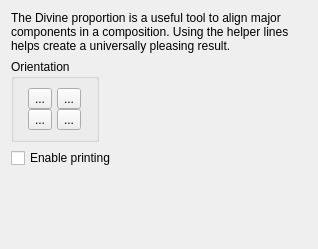
<ui version="4.0" >
 <class>Intro</class>
 <widget class="QWidget" name="Intro" >
  <property name="geometry" >
   <rect>
    <x>0</x>
    <y>0</y>
    <width>318</width>
    <height>249</height>
   </rect>
  </property>
  <property name="windowTitle" >
   <string>Intro</string>
  </property>
  <layout class="QGridLayout" >
   <item row="0" column="0" colspan="2" >
    <widget class="QLabel" name="label" >
     <property name="text" >
      <string>The Divine proportion is a useful tool to align major components in a composition. Using the helper lines helps create a universally pleasing result.</string>
     </property>
     <property name="wordWrap" >
      <bool>true</bool>
     </property>
    </widget>
   </item>
   <item row="1" column="0" >
    <widget class="QGroupBox" name="groupBox" >
     <property name="title" >
      <string>Orientation</string>
     </property>
     <layout class="QGridLayout" >
      <property name="horizontalSpacing" >
       <number>0</number>
      </property>
      <property name="verticalSpacing" >
       <number>0</number>
      </property>
      <item row="0" column="0" >
       <widget class="QToolButton" name="topLeft" >
        <property name="text" >
         <string>...</string>
        </property>
        <property name="checkable" >
         <bool>true</bool>
        </property>
        <property name="autoExclusive" >
         <bool>true</bool>
        </property>
       </widget>
      </item>
      <item row="0" column="1" >
       <widget class="QToolButton" name="topRight" >
        <property name="text" >
         <string>...</string>
        </property>
        <property name="checkable" >
         <bool>true</bool>
        </property>
        <property name="autoExclusive" >
         <bool>true</bool>
        </property>
       </widget>
      </item>
      <item row="1" column="0" >
       <widget class="QToolButton" name="bottomLeft" >
        <property name="text" >
         <string>...</string>
        </property>
        <property name="checkable" >
         <bool>true</bool>
        </property>
        <property name="autoExclusive" >
         <bool>true</bool>
        </property>
       </widget>
      </item>
      <item row="1" column="1" >
       <widget class="QToolButton" name="bottomRight" >
        <property name="text" >
         <string>...</string>
        </property>
        <property name="checkable" >
         <bool>true</bool>
        </property>
        <property name="autoExclusive" >
         <bool>true</bool>
        </property>
       </widget>
      </item>
     </layout>
    </widget>
   </item>
   <item row="1" column="1" >
    <spacer>
     <property name="orientation" >
      <enum>Qt::Horizontal</enum>
     </property>
     <property name="sizeHint" >
      <size>
       <width>40</width>
       <height>20</height>
      </size>
     </property>
    </spacer>
   </item>
   <item row="2" column="0" colspan="2" >
    <widget class="QCheckBox" name="printable" >
     <property name="text" >
      <string>Enable printing</string>
     </property>
    </widget>
   </item>
   <item row="3" column="1" >
    <spacer>
     <property name="orientation" >
      <enum>Qt::Vertical</enum>
     </property>
     <property name="sizeHint" >
      <size>
       <width>20</width>
       <height>1</height>
      </size>
     </property>
    </spacer>
   </item>
  </layout>
 </widget>
 <resources/>
 <connections/>
</ui>
